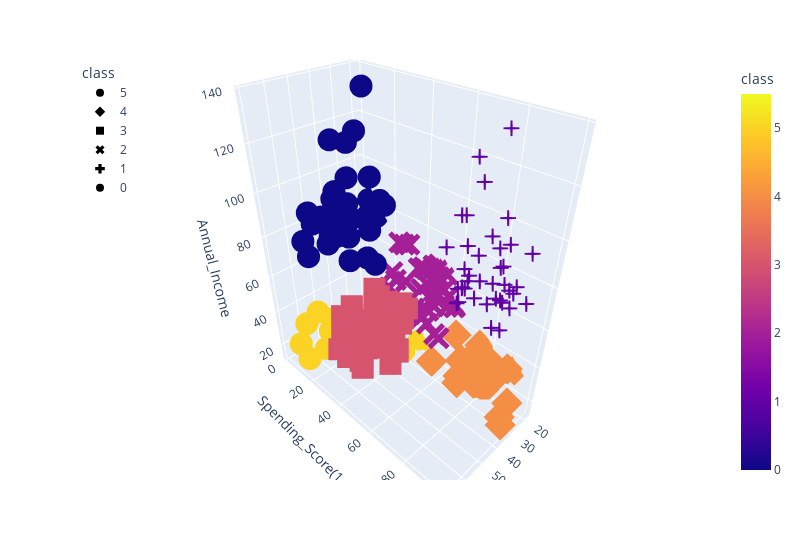

Write notebook code for a chart like this one.
### Code cell
fig = px.scatter_3d(
    six_clusters,
    x="Age",
    y="Spending_Score(1-100)",
    z="Annual_Income",
    color="class",
    symbol="class",
    width=800,
)
fig.update_layout(legend=dict(x=0, y=1))
fig.show()

### Figure 1 — Plotly figure (JSON) as saved in the notebook; plotly's stock layout.template omitted (floating-point values rounded to 4 significant figures)
{"data": [{"hovertemplate": "class=%{marker.color}<br>Age=%{x}<br>Spending_Score(1-100)=%{y}<br>Annual_Income=%{z}<extra></extra>", "legendgroup": "5", "marker": {"color": [5, 5, 5, 5, 5, 5, 5, 5, 5, 5, 5, 5, 5, 5, 5, 5, 5, 5, 5, 5, 5], "coloraxis": "coloraxis", "symbol": "circle"}, "mode": "markers", "name": "5", "scene": "scene", "showlegend": true, "type": "scatter3d", "x": [19, 20, 31, 35, 64, 67, 58, 37, 35, 52, 35, 46, 54, 45, 40, 60, 53, 49, 42, 36, 49], "y": [39, 6, 40, 6, 3, 14, 15, 13, 35, 29, 35, 5, 14, 32, 31, 4, 4, 14, 17, 26, 28], "z": [15, 16, 17, 18, 19, 19, 20, 20, 21, 23, 24, 25, 28, 28, 29, 30, 33, 33, 34, 37, 39]}, {"hovertemplate": "class=%{marker.color}<br>Age=%{x}<br>Spending_Score(1-100)=%{y}<br>Annual_Income=%{z}<extra></extra>", "legendgroup": "4", "marker": {"color": [4, 4, 4, 4, 4, 4, 4, 4, 4, 4, 4, 4, 4, 4, 4, 4, 4, 4, 4, 4, 4, 4], "coloraxis": "coloraxis", "symbol": "diamond"}, "mode": "markers", "name": "4", "scene": "scene", "showlegend": true, "type": "scatter3d", "x": [21, 23, 22, 23, 30, 35, 24, 22, 20, 35, 25, 31, 29, 35, 23, 21, 18, 21, 30, 20, 24, 24], "y": [81, 77, 76, 94, 72, 99, 77, 79, 66, 98, 73, 73, 82, 61, 87, 73, 92, 81, 73, 75, 92, 65], "z": [15, 16, 17, 18, 19, 19, 20, 20, 21, 23, 24, 25, 28, 28, 29, 30, 33, 33, 34, 37, 38, 39]}, {"hovertemplate": "class=%{marker.color}<br>Age=%{x}<br>Spending_Score(1-100)=%{y}<br>Annual_Income=%{z}<extra></extra>", "legendgroup": "3", "marker": {"color": [3, 3, 3, 3, 3, 3, 3, 3, 3, 3, 3, 3, 3, 3, 3, 3, 3, 3, 3, 3, 3, 3, 3, 3, 3, 3, 3, 3, 3, 3, 3, 3, 3, 3, 3, 3, 3, 3, 3, 3, 3, 3, 3, 3, 3], "coloraxis": "coloraxis", "symbol": "square"}, "mode": "markers", "name": "3", "scene": "scene", "showlegend": true, "type": "scatter3d", "x": [65, 48, 50, 49, 59, 50, 47, 51, 69, 53, 70, 67, 54, 63, 43, 68, 70, 47, 60, 60, 59, 45, 49, 57, 67, 46, 48, 55, 50, 68, 48, 47, 48, 49, 67, 49, 66, 54, 68, 66, 65, 63, 49, 51, 50], "y": [35, 36, 55, 52, 60, 45, 41, 50, 46, 46, 56, 52, 59, 51, 50, 48, 55, 42, 49, 56, 47, 53, 42, 51, 41, 44, 46, 58, 46, 55, 49, 47, 42, 48, 59, 56, 50, 46, 43, 48, 52, 43, 59, 43, 57], "z": [38, 39, 40, 42, 43, 43, 43, 44, 44, 46, 46, 47, 47, 48, 48, 48, 49, 49, 50, 50, 54, 54, 54, 54, 54, 54, 54, 57, 58, 59, 60, 60, 61, 62, 62, 62, 63, 63, 63, 63, 63, 65, 65, 67, 67]}, {"hovertemplate": "class=%{marker.color}<br>Age=%{x}<br>Spending_Score(1-100)=%{y}<br>Annual_Income=%{z}<extra></extra>", "legendgroup": "2", "marker": {"color": [2, 2, 2, 2, 2, 2, 2, 2, 2, 2, 2, 2, 2, 2, 2, 2, 2, 2, 2, 2, 2, 2, 2, 2, 2, 2, 2, 2, 2, 2, 2, 2, 2, 2, 2, 2, 2, 2], "coloraxis": "coloraxis", "symbol": "x"}, "mode": "markers", "name": "2", "scene": "scene", "showlegend": true, "type": "scatter3d", "x": [31, 27, 29, 31, 33, 31, 27, 19, 18, 19, 32, 26, 40, 23, 38, 21, 22, 34, 18, 40, 32, 24, 27, 20, 23, 26, 21, 19, 38, 19, 18, 19, 27, 38, 40, 23, 25, 28], "y": [61, 47, 42, 42, 60, 54, 51, 55, 59, 59, 47, 54, 48, 52, 55, 57, 55, 60, 41, 40, 42, 52, 50, 49, 41, 55, 42, 54, 42, 46, 48, 50, 56, 40, 58, 29, 34, 40], "z": [39, 40, 40, 40, 42, 43, 46, 46, 48, 48, 48, 54, 54, 54, 54, 54, 57, 58, 59, 60, 60, 60, 60, 61, 62, 62, 62, 63, 64, 64, 65, 65, 67, 67, 69, 70, 72, 76]}, {"hovertemplate": "class=%{marker.color}<br>Age=%{x}<br>Spending_Score(1-100)=%{y}<br>Annual_Income=%{z}<extra></extra>", "legendgroup": "1", "marker": {"color": [1, 1, 1, 1, 1, 1, 1, 1, 1, 1, 1, 1, 1, 1, 1, 1, 1, 1, 1, 1, 1, 1, 1, 1, 1, 1, 1, 1, 1, 1, 1, 1, 1, 1, 1, 1, 1, 1, 1], "coloraxis": "coloraxis", "symbol": "cross"}, "mode": "markers", "name": "1", "scene": "scene", "showlegend": true, "type": "scatter3d", "x": [39, 31, 40, 38, 39, 31, 29, 32, 35, 32, 32, 28, 32, 34, 39, 38, 27, 30, 30, 29, 31, 36, 33, 32, 28, 36, 30, 27, 35, 32, 29, 30, 28, 36, 32, 38, 35, 32, 30], "y": [91, 77, 95, 75, 75, 71, 88, 73, 72, 93, 87, 97, 74, 90, 88, 76, 89, 78, 73, 83, 93, 75, 95, 63, 75, 92, 86, 69, 90, 86, 88, 97, 68, 85, 69, 91, 79, 74, 83], "z": [69, 70, 71, 71, 71, 72, 73, 73, 74, 75, 76, 77, 77, 78, 78, 78, 78, 78, 78, 79, 81, 85, 86, 87, 87, 87, 88, 88, 93, 97, 98, 99, 101, 103, 103, 113, 120, 126, 137]}, {"hovertemplate": "class=%{marker.color}<br>Age=%{x}<br>Spending_Score(1-100)=%{y}<br>Annual_Income=%{z}<extra></extra>", "legendgroup": "0", "marker": {"color": [0, 0, 0, 0, 0, 0, 0, 0, 0, 0, 0, 0, 0, 0, 0, 0, 0, 0, 0, 0, 0, 0, 0, 0, 0, 0, 0, 0, 0, 0, 0, 0, 0, 0, 0], "coloraxis": "coloraxis", "symbol": "circle"}, "mode": "markers", "name": "0", "scene": "scene", "showlegend": true, "type": "scatter3d", "x": [43, 59, 47, 20, 44, 19, 57, 25, 48, 34, 43, 44, 47, 37, 34, 56, 19, 50, 42, 36, 40, 36, 52, 58, 59, 37, 46, 41, 54, 41, 34, 33, 47, 45, 32], "y": [35, 11, 9, 5, 7, 10, 5, 12, 36, 22, 17, 20, 16, 1, 1, 35, 5, 26, 20, 27, 13, 10, 13, 15, 14, 32, 15, 39, 24, 17, 23, 8, 16, 28, 18], "z": [71, 71, 71, 73, 73, 74, 75, 77, 77, 78, 78, 78, 78, 78, 78, 79, 81, 85, 86, 87, 87, 87, 88, 88, 93, 97, 98, 99, 101, 103, 103, 113, 120, 126, 137]}], "layout": {"coloraxis": {"colorbar": {"title": {"text": "class"}}, "colorscale": [[0, "#0d0887"], [0.1111, "#46039f"], [0.2222, "#7201a8"], [0.3333, "#9c179e"], [0.4444, "#bd3786"], [0.5556, "#d8576b"], [0.6667, "#ed7953"], [0.7778, "#fb9f3a"], [0.8889, "#fdca26"], [1, "#f0f921"]]}, "legend": {"title": {"text": "class"}, "tracegroupgap": 0, "x": 0, "y": 1}, "margin": {"t": 60}, "scene": {"domain": {"x": [0, 1], "y": [0, 1]}, "xaxis": {"title": {"text": "Age"}}, "yaxis": {"title": {"text": "Spending_Score(1-100)"}}, "zaxis": {"title": {"text": "Annual_Income"}}}, "width": 800}}
